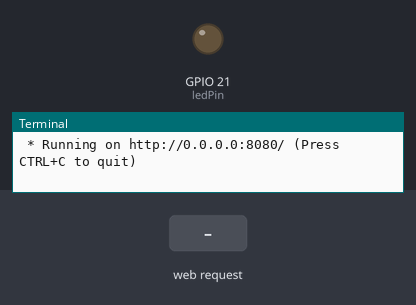
The program below on a simulated Raspberry Pi (BCM pin numbers). Shown: output pins drawn as LEDs (lit = HIGH), the last lines printed to the terminal. The inputs (shaded band) are chosen by the test bench. The clock reads 2024-03-15 10:24:30 at power-on unless the program sets it.

Above: at 1.2 s.
1.3 s: HTTP request for /led/on received
At 2.5 s:
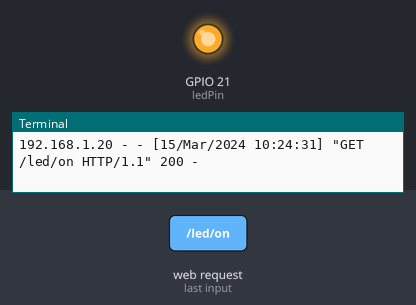
4.3 s: HTTP request for /led/clean received
At 4.8 s:
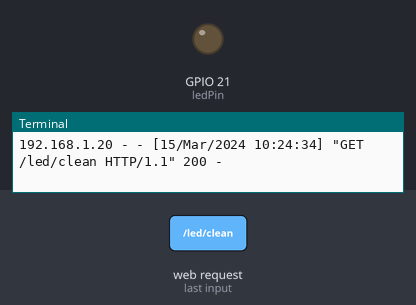
Timing chart, 0 to 7.3 s (numbered marks = the images above; inputs shaded):
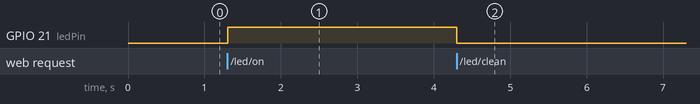

Measured:
- after the input at 1.3 s, GPIO 21 (ledPin): LOW → HIGH at once
- after the input at 4.3 s, GPIO 21 (ledPin): HIGH → LOW at once

The program:

appLedTestState.py
```python
from flask import Flask
import RPi.GPIO as GPIO

app = Flask(__name__)
ledPin = 21
GPIO.setmode(GPIO.BCM)
GPIO.setup(ledPin, GPIO.OUT)

@app.route('/')
def ledFlask():
	return "<h1> LED Control WebPage </h1>"

@app.route('/led/<state>')
def led(state):
	if state == "on":
		GPIO.output(ledPin, True)
	else:
		GPIO.output(ledPin, False)
	return "LED " + state

@app.route('/led/clean')
def clean():
	GPIO.output(ledPin, False)
	GPIO.cleanup()
	return "<h1> GPIO CLEAN </h1>"

if __name__ == "__main__":
	app.run(host = "0.0.0.0", port = "8080")
```
